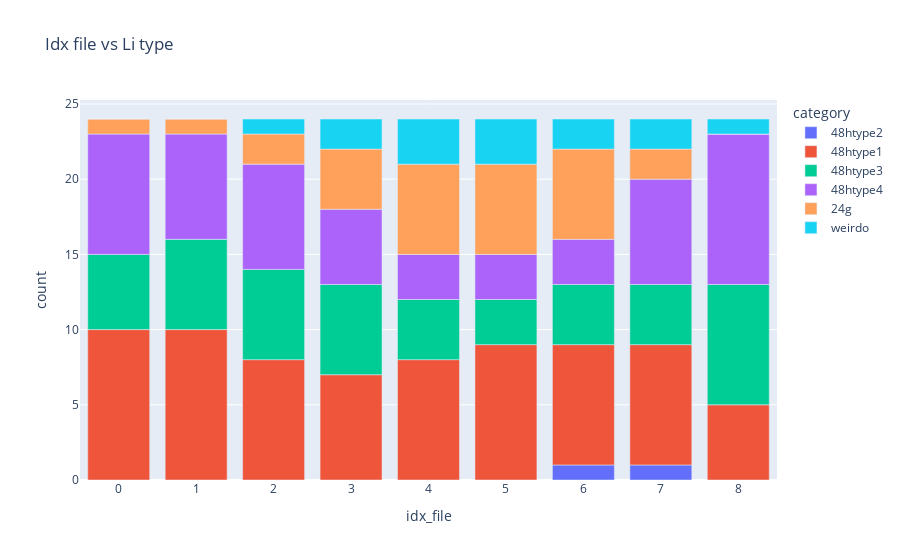

Notebook cell for this chart:
### Code cell
Mapping.Labelling.get_amount_type(file_loc_important_cols, litype, el = "Li")
df_amount_type = Plot.Mapping.Labelling.plot_amount_type(file_loc_important_cols, litype, el, style, category_labels)

### Figure 1 — Plotly figure (JSON) as saved in the notebook; plotly's stock layout.template omitted (floating-point values rounded to 4 significant figures)
{"data": [{"alignmentgroup": "True", "hovertemplate": "category=48htype2<br>idx_file=%{x}<br>count=%{y}<extra></extra>", "legendgroup": "48htype2", "marker": {"color": "#636efa", "pattern": {"shape": ""}}, "name": "48htype2", "offsetgroup": "48htype2", "orientation": "v", "showlegend": true, "textposition": "auto", "type": "bar", "x": [0, 1, 2, 3, 4, 5, 6, 7, 8], "xaxis": "x", "y": [0, 0, 0, 0, 0, 0, 1, 1, 0], "yaxis": "y"}, {"alignmentgroup": "True", "hovertemplate": "category=48htype1<br>idx_file=%{x}<br>count=%{y}<extra></extra>", "legendgroup": "48htype1", "marker": {"color": "#EF553B", "pattern": {"shape": ""}}, "name": "48htype1", "offsetgroup": "48htype1", "orientation": "v", "showlegend": true, "textposition": "auto", "type": "bar", "x": [0, 1, 2, 3, 4, 5, 6, 7, 8], "xaxis": "x", "y": [10, 10, 8, 7, 8, 9, 8, 8, 5], "yaxis": "y"}, {"alignmentgroup": "True", "hovertemplate": "category=48htype3<br>idx_file=%{x}<br>count=%{y}<extra></extra>", "legendgroup": "48htype3", "marker": {"color": "#00cc96", "pattern": {"shape": ""}}, "name": "48htype3", "offsetgroup": "48htype3", "orientation": "v", "showlegend": true, "textposition": "auto", "type": "bar", "x": [0, 1, 2, 3, 4, 5, 6, 7, 8], "xaxis": "x", "y": [5, 6, 6, 6, 4, 3, 4, 4, 8], "yaxis": "y"}, {"alignmentgroup": "True", "hovertemplate": "category=48htype4<br>idx_file=%{x}<br>count=%{y}<extra></extra>", "legendgroup": "48htype4", "marker": {"color": "#ab63fa", "pattern": {"shape": ""}}, "name": "48htype4", "offsetgroup": "48htype4", "orientation": "v", "showlegend": true, "textposition": "auto", "type": "bar", "x": [0, 1, 2, 3, 4, 5, 6, 7, 8], "xaxis": "x", "y": [8, 7, 7, 5, 3, 3, 3, 7, 10], "yaxis": "y"}, {"alignmentgroup": "True", "hovertemplate": "category=24g<br>idx_file=%{x}<br>count=%{y}<extra></extra>", "legendgroup": "24g", "marker": {"color": "#FFA15A", "pattern": {"shape": ""}}, "name": "24g", "offsetgroup": "24g", "orientation": "v", "showlegend": true, "textposition": "auto", "type": "bar", "x": [0, 1, 2, 3, 4, 5, 6, 7, 8], "xaxis": "x", "y": [1, 1, 2, 4, 6, 6, 6, 2, 0], "yaxis": "y"}, {"alignmentgroup": "True", "hovertemplate": "category=weirdo<br>idx_file=%{x}<br>count=%{y}<extra></extra>", "legendgroup": "weirdo", "marker": {"color": "#19d3f3", "pattern": {"shape": ""}}, "name": "weirdo", "offsetgroup": "weirdo", "orientation": "v", "showlegend": true, "textposition": "auto", "type": "bar", "x": [0, 1, 2, 3, 4, 5, 6, 7, 8], "xaxis": "x", "y": [0, 0, 1, 2, 3, 3, 2, 2, 1], "yaxis": "y"}], "layout": {"barmode": "relative", "legend": {"title": {"text": "category"}, "tracegroupgap": 0}, "title": {"text": "Idx file vs Li type"}, "xaxis": {"anchor": "y", "domain": [0, 1], "title": {"text": "idx_file"}}, "yaxis": {"anchor": "x", "domain": [0, 1], "title": {"text": "count"}}}}
